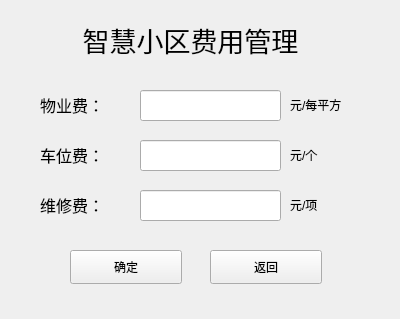
<?xml version="1.0" encoding="UTF-8"?>
<ui version="4.0">
 <class>pricemanage</class>
 <widget class="QWidget" name="pricemanage">
  <property name="geometry">
   <rect>
    <x>0</x>
    <y>0</y>
    <width>400</width>
    <height>319</height>
   </rect>
  </property>
  <property name="windowTitle">
   <string>收费价格管理</string>
  </property>
  <widget class="QLabel" name="label">
   <property name="geometry">
    <rect>
     <x>30</x>
     <y>10</y>
     <width>321</width>
     <height>61</height>
    </rect>
   </property>
   <property name="text">
    <string>&lt;html&gt;&lt;head/&gt;&lt;body&gt;&lt;p align=&quot;center&quot;&gt;&lt;span style=&quot; font-size:20pt;&quot;&gt;智慧小区费用管理&lt;/span&gt;&lt;/p&gt;&lt;/body&gt;&lt;/html&gt;</string>
   </property>
  </widget>
  <widget class="QLabel" name="label_2">
   <property name="geometry">
    <rect>
     <x>40</x>
     <y>90</y>
     <width>91</width>
     <height>31</height>
    </rect>
   </property>
   <property name="text">
    <string>&lt;html&gt;&lt;head/&gt;&lt;body&gt;&lt;p&gt;&lt;span style=&quot; font-size:12pt;&quot;&gt;物业费：&lt;/span&gt;&lt;/p&gt;&lt;/body&gt;&lt;/html&gt;</string>
   </property>
  </widget>
  <widget class="QLabel" name="label_3">
   <property name="geometry">
    <rect>
     <x>40</x>
     <y>140</y>
     <width>91</width>
     <height>31</height>
    </rect>
   </property>
   <property name="text">
    <string>&lt;html&gt;&lt;head/&gt;&lt;body&gt;&lt;p&gt;&lt;span style=&quot; font-size:12pt;&quot;&gt;车位费：&lt;/span&gt;&lt;/p&gt;&lt;/body&gt;&lt;/html&gt;</string>
   </property>
  </widget>
  <widget class="QLabel" name="label_4">
   <property name="geometry">
    <rect>
     <x>40</x>
     <y>190</y>
     <width>91</width>
     <height>31</height>
    </rect>
   </property>
   <property name="text">
    <string>&lt;html&gt;&lt;head/&gt;&lt;body&gt;&lt;p&gt;&lt;span style=&quot; font-size:12pt;&quot;&gt;维修费：&lt;/span&gt;&lt;/p&gt;&lt;/body&gt;&lt;/html&gt;</string>
   </property>
  </widget>
  <widget class="QLineEdit" name="pmFreeLineEdit">
   <property name="geometry">
    <rect>
     <x>140</x>
     <y>90</y>
     <width>141</width>
     <height>31</height>
    </rect>
   </property>
  </widget>
  <widget class="QLineEdit" name="carStationFreeLineEdit">
   <property name="geometry">
    <rect>
     <x>140</x>
     <y>140</y>
     <width>141</width>
     <height>31</height>
    </rect>
   </property>
  </widget>
  <widget class="QLineEdit" name="repareFreeLineEdit">
   <property name="geometry">
    <rect>
     <x>140</x>
     <y>190</y>
     <width>141</width>
     <height>31</height>
    </rect>
   </property>
  </widget>
  <widget class="QLabel" name="label_5">
   <property name="geometry">
    <rect>
     <x>290</x>
     <y>90</y>
     <width>91</width>
     <height>31</height>
    </rect>
   </property>
   <property name="text">
    <string>&lt;html&gt;&lt;head/&gt;&lt;body&gt;&lt;p&gt;元/每平方&lt;/p&gt;&lt;/body&gt;&lt;/html&gt;</string>
   </property>
  </widget>
  <widget class="QLabel" name="label_6">
   <property name="geometry">
    <rect>
     <x>290</x>
     <y>140</y>
     <width>91</width>
     <height>31</height>
    </rect>
   </property>
   <property name="text">
    <string>&lt;html&gt;&lt;head/&gt;&lt;body&gt;&lt;p&gt;元/个&lt;/p&gt;&lt;/body&gt;&lt;/html&gt;</string>
   </property>
  </widget>
  <widget class="QLabel" name="label_7">
   <property name="geometry">
    <rect>
     <x>290</x>
     <y>190</y>
     <width>91</width>
     <height>31</height>
    </rect>
   </property>
   <property name="text">
    <string>&lt;html&gt;&lt;head/&gt;&lt;body&gt;&lt;p&gt;元/项&lt;/p&gt;&lt;/body&gt;&lt;/html&gt;</string>
   </property>
  </widget>
  <widget class="QPushButton" name="priceConfirmBtn">
   <property name="geometry">
    <rect>
     <x>70</x>
     <y>250</y>
     <width>112</width>
     <height>34</height>
    </rect>
   </property>
   <property name="text">
    <string>确定</string>
   </property>
  </widget>
  <widget class="QPushButton" name="priceReturnBtn">
   <property name="geometry">
    <rect>
     <x>210</x>
     <y>250</y>
     <width>112</width>
     <height>34</height>
    </rect>
   </property>
   <property name="text">
    <string>返回</string>
   </property>
  </widget>
 </widget>
 <resources/>
 <connections/>
</ui>
